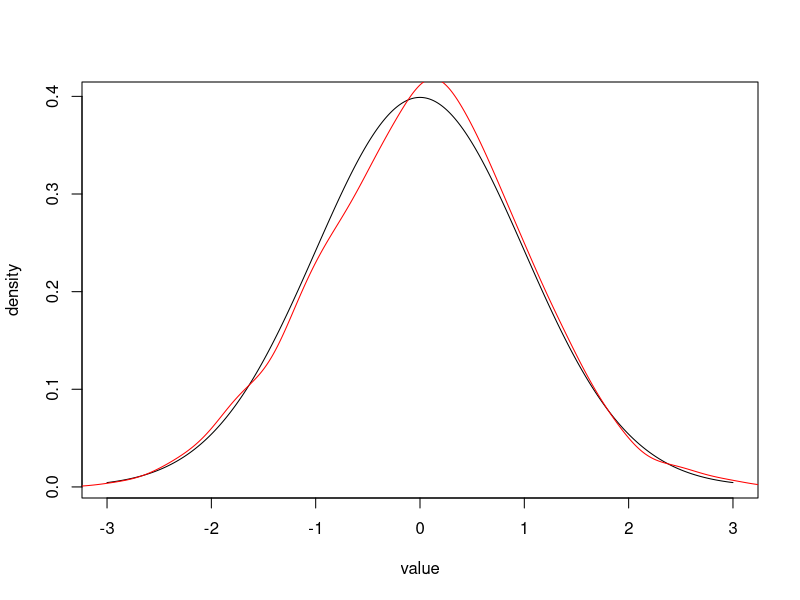

Write R code to recreate this figure.
## ---- chunk 1
x_axis = seq(-3, 3, by = 0.01)

y = dnorm(x_axis)
plot(y = y, x=x_axis, type = "l", xlab = "value", ylab = "density")
z = rnorm(1000)
lines( density(z), col = "red")
crit = qnorm(.95)

mean( z > crit )
